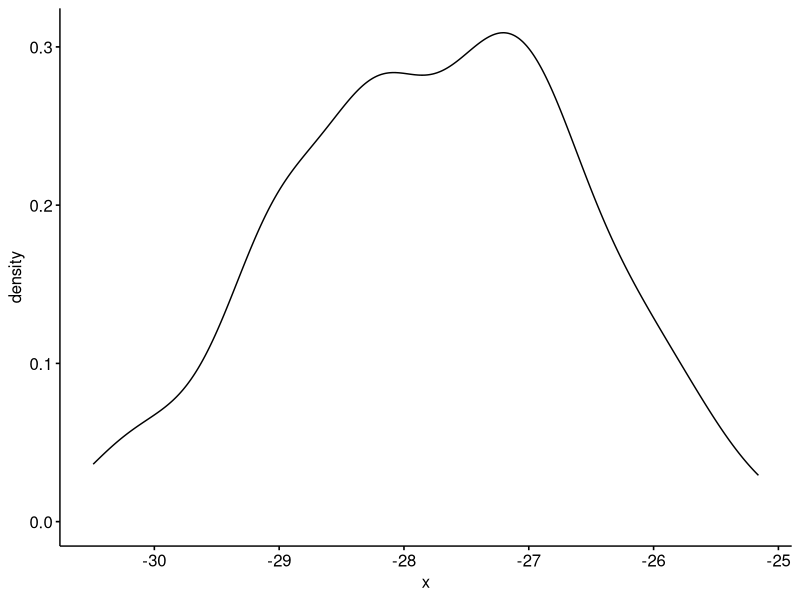
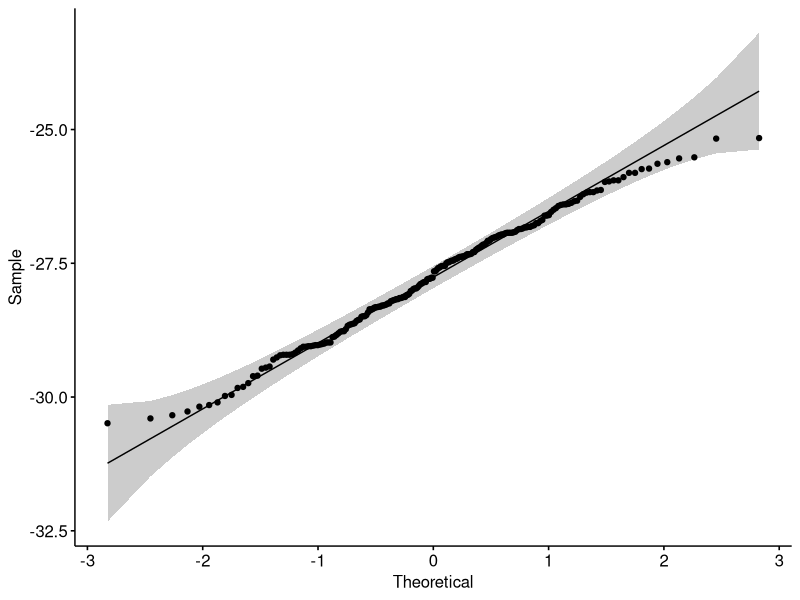
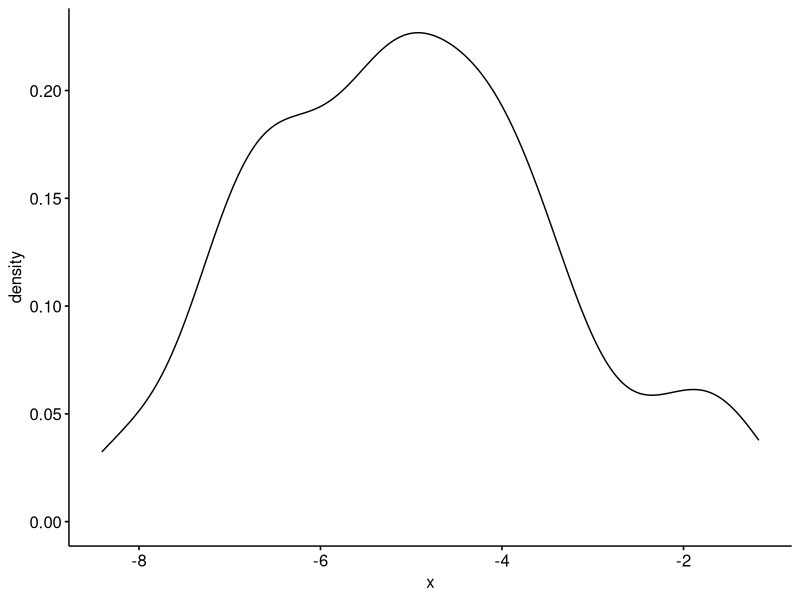
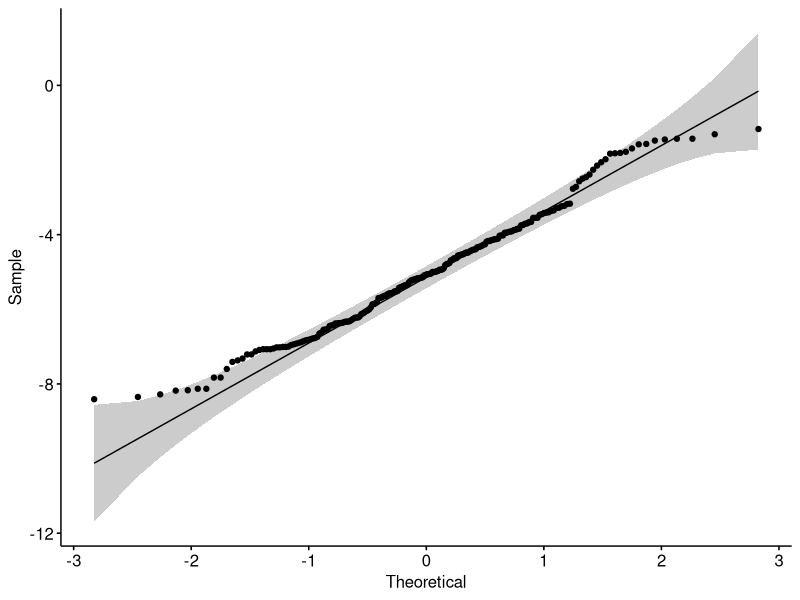
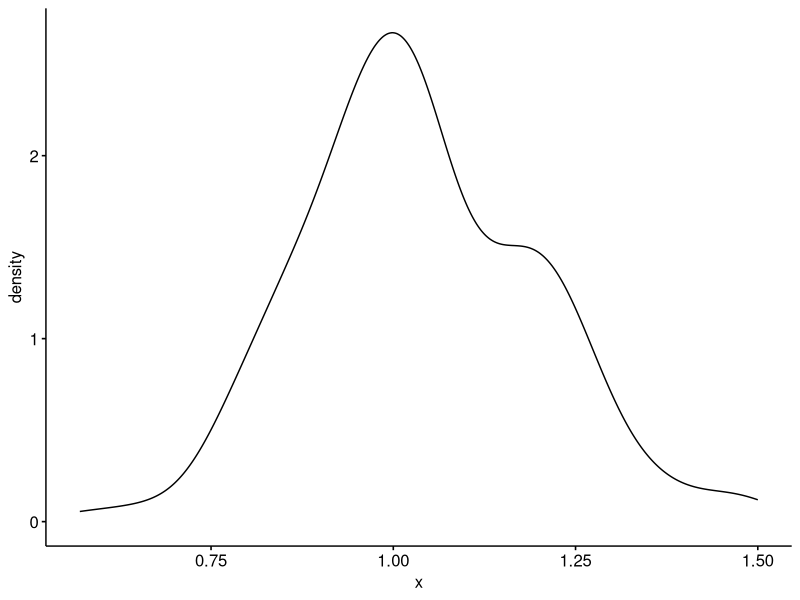
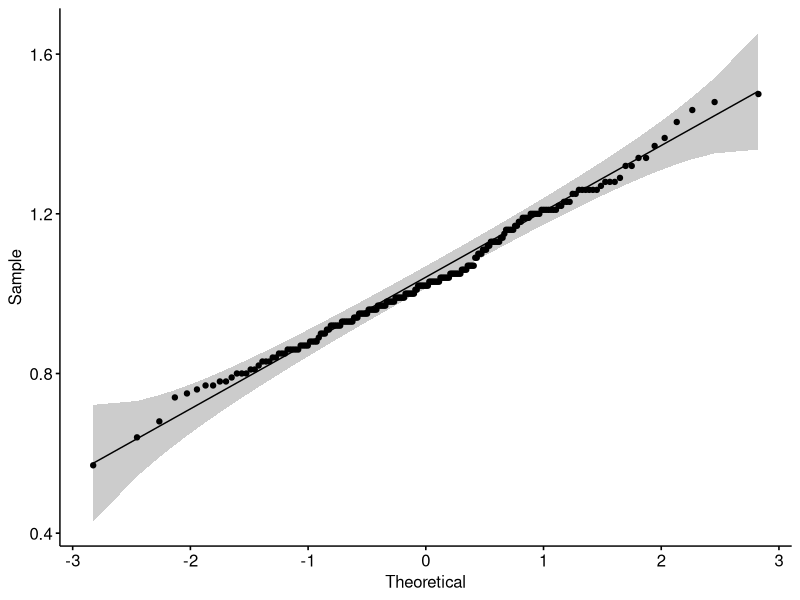
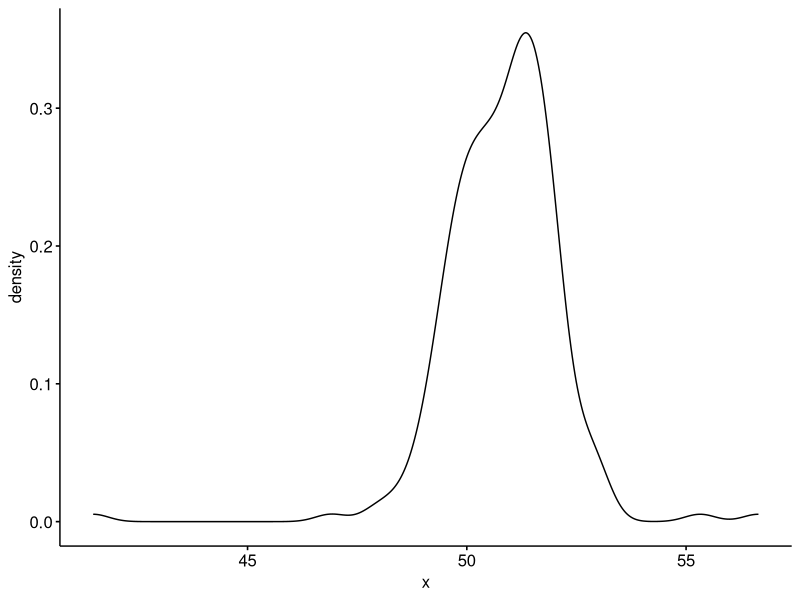
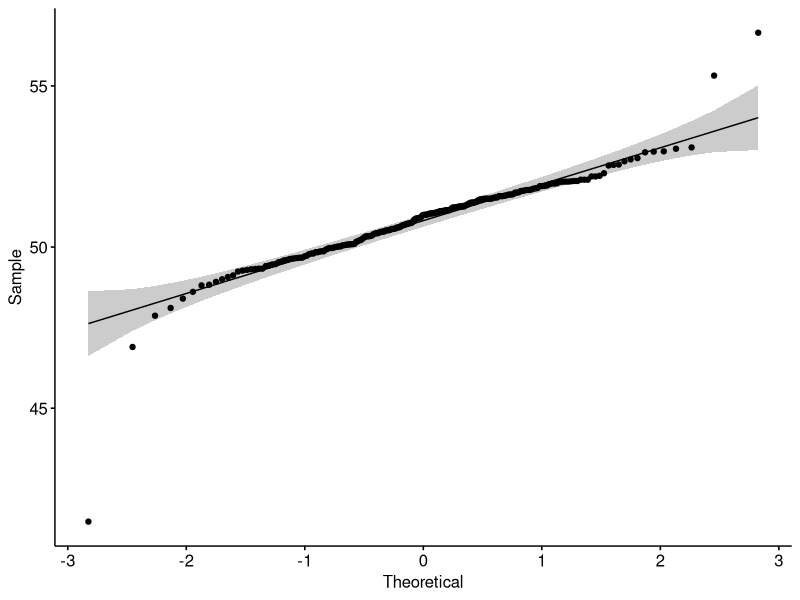

Generate these figures, in order, with R: (Note: this script raises an error after producing the figures.)

## ---------------------------
##
## Script name: Needle stable isotope study
##
## Author: Dr. Joan Dudney
##
## Date Created: 2021-05-01
##
## Copyright (c) Joan Dudney, 2021
## Email: jdudney@berkeley.edu
##
## ---------------------------
##
## Notes: This code produces the following:
##   
##    1. Runs the sugar pine drought study analysis
##    2. Creates Figure 5
##    3. Creates Figure 6 panels c,d
## ---------------------------


library(optimx)
library(tidyverse)
library(lme4)
library(ggtext) 
library(ggpubr)

##=================================================================================================================
##                              SUGAR PINE STABLE ISOTOPE STUDY ANALYSIS
##                This code runs six repeated measures analysis of variance models
##                including c13, c15, %carbon, %nitrogen, needle length, and #fascicles
##==================================================================================================================

isodat=read_csv("Data/isotopes_sugarpine.csv")

##Checking whether data are normally distributed
ggdensity(isodat$delta_c) ##c13
ggqqplot(isodat$delta_c)
ggdensity(isodat$n) ##n15
ggqqplot(isodat$n)
ggdensity(isodat$pern) #percent nitrogen
ggqqplot(isodat$pern)
ggdensity(isodat$perc) #percent carbon
ggqqplot(isodat$perc)
ggdensity(isodat$mean_num) #mean # fascicles
ggqqplot(isodat$mean_num)
ggdensity(isodat$mean_length) #mean needle length
ggqqplot(isodat$mean_length)

## conducting tests
analysis_dat=isodat%>%
  mutate(year=factor(year), treeid=factor(treeid), pair=factor(pair), 
         wpbr=factor(wpbr), drought=factor(drought))

##Stable carbon isotope model
##Anova
aovc <- aov(delta_c ~ wpbr+Error(pair/year), data = analysis_dat)
summary(aovc)

##check with glm which should produce the same results
summary(glm(delta_c~wpbr+year+pair, data=analysis_dat))

##Stable nitrogen isotope model
aovn=aov(n ~ wpbr+ Error(pair/year), data = analysis_dat)
summary(aovn)

##Percent needle carbon model
aovperc=aov(perc ~ wpbr+Error(pair/year), data = analysis_dat)
summary(aovperc)

summary(glm(perc~wpbr+year+pair, data=analysis_dat))

##Percent nitrogen model
aovpern=aov(pern ~ wpbr+Error(pair/year), data = analysis_dat)
summary(aovpern)

summary(glm(pern~wpbr+year+pair, data=analysis_dat))

##Mean needle length model
aovl=aov(mean_length ~ wpbr+Error(pair/year), data = analysis_dat)
summary(aovl)

summary(glm(mean_length~wpbr+year+pair, data=analysis_dat))

##Mean fascicle number
aovnum=aov(mean_num ~ wpbr+Error(pair/year), data = analysis_dat)
summary(aovnum)

##=================================================================================================================
##                              MORTALITY MODEL OF SUGAR PINE
##==================================================================================================================

##Mortality
mortanal=analysis_dat%>% 
  distinct(treeid, wpbr, dbh, pair, mortality)%>%
  mutate_at(scale, .vars = vars(dbh))%>%
  as.data.frame(.)

summary(glmer(mortality~wpbr+(1|pair), data=mortanal, 
              control=glmerControl(optimizer="bobyqa"),family = binomial))


##=================================================================================================================
##                               PRODUCES FIGURE 5
##                This code produces all panels for Figure 5 
##                        of sugar pine drought study
##==================================================================================================================

isofign=ggplot(isodat, aes(x=Rust, y=n, fill=Rust, color=Rust))+
  geom_boxplot(width=0.5,position=position_dodge(1), alpha=.5)+
  geom_jitter(position=position_jitter(0.2),alpha=.1,aes(color=Rust))+
  scale_color_manual(values=c("#477571","#EAB948"))+
  scale_fill_manual(values=c("#477571","#EAB948"))+
  labs(y="Needle *&delta;*<sup>15</sup>N (&permil;)",
       x="Blister rust")+
  guides(fill=F, color=F)+
  annotate("text", y=1,x=1.5, label="F = 4.85, P = 0.03", 
           alpha=1,color="black", size=2.5)+
  theme(
    axis.title.x = element_markdown(),
    axis.title.y = element_markdown()
  )

isofign


pernfig=ggplot(isodat, aes(x=Rust, y=pern, fill=Rust, color=Rust))+
  geom_boxplot(width=0.5,position=position_dodge(1), alpha=.5)+
  geom_jitter(position=position_jitter(0.2),alpha=.1,aes(color=Rust))+
  scale_color_manual(values=c("#477571","#EAB948"))+
  scale_fill_manual(values=c("#477571","#EAB948"))+
  ylab("% Nitrogen")+
  xlab("Blister rust")+
  guides(fill=F)+
  guides(color=F)+
  annotate("text", y=1.7,x=1.5, label="F = 4.71, P = 0.03", 
           alpha=1,color="black", size=2.5)


pernfig

needfig=ggplot(isodat, aes(x=Rust, y=mean_length, fill=Rust, color=Rust))+
  geom_boxplot(width=0.5,position=position_dodge(1), alpha=.5)+
  geom_jitter(position=position_jitter(0.2),alpha=.1,aes(color=Rust))+
  scale_color_manual(values=c("#477571","#EAB948"))+
  scale_fill_manual(values=c("#477571","#EAB948"))+
  ylab("Needle length (cm)")+
  xlab("Blister rust")+
  guides(fill=F, color=F)+
  annotate("text", y=12,x=1.5, label="F = 12.74, P < 0.001", 
           alpha=1,color="black", size=2.5)


needfig

numfig=ggplot(isodat, aes(x=Rust, y=mean_num, fill=Rust, color=Rust))+
  geom_boxplot(width=0.5,position=position_dodge(1), alpha=.5)+
  scale_color_manual(values=c("#477571","#EAB948"))+
  scale_fill_manual(values=c("#477571","#EAB948"))+
  geom_jitter(position=position_jitter(0.2),alpha=.1,aes(color=Rust))+
  ylab("Fascicle #")+
  xlab("Blister rust")+
  guides(fill=F, color=F)+
  annotate("text", y=57,x=1.5, label="F = 26.05, P < 0.001", 
           alpha=1,color="black", size=2.5)

numfig
help("scale_color_manual")
isofigyearsc=ggplot(isodat, aes(x=year, y=delta_c, color=Rust, fill=Rust))+
  geom_smooth(alpha=.3)+
  geom_jitter(width = .2, alpha=.2)+
  scale_color_manual(values=c("#477571","#EAB948"),
                     labels = c("No", "Yes"),
                     limits = c("No", "Yes"),
                     name="Blister rust") +
  scale_fill_manual(values=c("#477571","#EAB948"),
                    labels = c("No", "Yes"),
                    limits = c("No", "Yes"),
                    name="Blister rust")+
  labs(y="Needle *&delta;*<sup>13</sup>C (&permil;)",
       x="Year")+
  #guides(fill=F)+
  scale_x_continuous(name="Year", seq(2012,2017,1))+
  annotate("text", y=-25,x=2016, label="F = 11.28, P = 0.001",
      alpha=1,color="black", size=3)+
  theme(
    axis.title.x = element_markdown(),
    axis.title.y = element_markdown(),
    legend.position = c(.85,.15),
    legend.background = element_blank()
  )

isofigyearsc



(isofigyearsc|isofign+pernfig+numfig+needfig)+
  plot_annotation(tag_levels="a") & theme(plot.tag.position = c(.05, 1),
          plot.tag = element_text(face = 'bold', size=12, family ="Helvetica", 
                 hjust = -1, vjust = -.25),text=element_text(family ="Helvetica"))

(isofigyearsc|isofign+pernfig+numfig+needfig)+
  plot_annotation(tag_levels="a") & theme(plot.tag = element_text(face = 'bold', size=12, family ="Helvetica"), 
                text=element_text(family ="Helvetica", size = 13))



##reading in needle length data
needles=read_csv("Data/needle_lengths.csv")

##WHITEBARK figure
whitebarkfig=ggplot(filter(needles, name=="whitebark"), aes(x=factor(year), y=length, fill=drought))+
  #stat_compare_means()+
  geom_jitter(position=position_jitter(0.2),alpha=.5,aes(color=drought))+
  geom_boxplot(alpha=.7, width=.4, lwd=.4)+
  scale_color_manual(values=c("#EAB948","#477571"))+
  scale_fill_manual(values=c( "#EAB948","#477571"))+
  ylab("Length (cm)")+
  xlab("Drought")+
  guides(color=F)+
  theme_bw(base_size = 20)+
  ggtitle("Whitebark")+
  scale_x_discrete(name="", labels=c("2011",  "","2013", "", "2015", "", "2017"))+
  theme(legend.position="bottom",legend.title = element_blank(),
        legend.margin=margin(-10, 0, 0, 0),
        panel.grid.major = element_blank(), panel.grid.minor = element_blank(),
        axis.title.x = element_blank(),
        axis.text.x = element_text(size=20),
        #axis.ticks.x = element_blank(),
        plot.title = element_text(hjust = 0.5))

whitebarkfig


##SUGAR PINE figuree
sugarpinefig=ggplot(filter(needles, name=="sugar pine"), aes(x=factor(year), y=length, fill=drought))+
  geom_jitter(position=position_jitter(0.2),alpha=.5,aes(color=drought))+
  geom_boxplot(alpha=.7, width=.4, lwd=.4)+
  scale_color_manual(values=c("#EAB948","#477571"))+
  scale_fill_manual(values=c("#EAB948","#477571"))+
  ylab("Length (cm)")+
  xlab("Drought")+
  guides(color=F)+
  theme_bw(base_size = 25)+
  ggtitle("Sugar pine")+
  scale_x_discrete(name="", labels=c("","2013", "", "2015", "", "2017"))+
  theme(legend.position = "bottom",legend.title = element_blank(),
        legend.margin=margin(-10, 0, 0, 0),
        panel.grid.major = element_blank(), panel.grid.minor = element_blank(),
        axis.title.x = element_blank(),
        axis.text.x = element_text(size=25),
        #axis.ticks.x = element_blank(),
        plot.title = element_text(hjust = 0.5))

sugarpinefig
